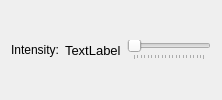
           <widget class="QWidget" name="tab_9">
            <attribute name="title">
             <string>BREAK_MODE</string>
            </attribute>
            <layout class="QVBoxLayout" name="verticalLayout_13">
             <item>
              <layout class="QHBoxLayout" name="horizontalLayout_30">
               <item>
                <widget class="QLabel" name="label_39">
                 <property name="text">
                  <string>Intensity:</string>
                 </property>
                </widget>
               </item>
               <item alignment="Qt::AlignRight">
                <widget class="QLabel" name="label_69">
                 <property name="font">
                  <font>
                   <family>MS Shell Dlg 2</family>
                   <pointsize>10</pointsize>
                   <weight>50</weight>
                   <italic>false</italic>
                   <bold>false</bold>
                  </font>
                 </property>
                 <property name="text">
                  <string>TextLabel</string>
                 </property>
                </widget>
               </item>
               <item>
                <widget class="QSlider" name="BREAK_MODEIntensitySlider">
                 <property name="maximumSize">
                  <size>
                   <width>400</width>
                   <height>16777215</height>
                  </size>
                 </property>
                 <property name="minimum">
                  <number>1</number>
                 </property>
                 <property name="maximum">
                  <number>100</number>
                 </property>
                 <property name="orientation">
                  <enum>Qt::Horizontal</enum>
                 </property>
                 <property name="tickPosition">
                  <enum>QSlider::TicksBelow</enum>
                 </property>
                 <property name="tickInterval">
                  <number>5</number>
                 </property>
                </widget>
               </item>
              </layout>
             </item>
            </layout>
           </widget>
